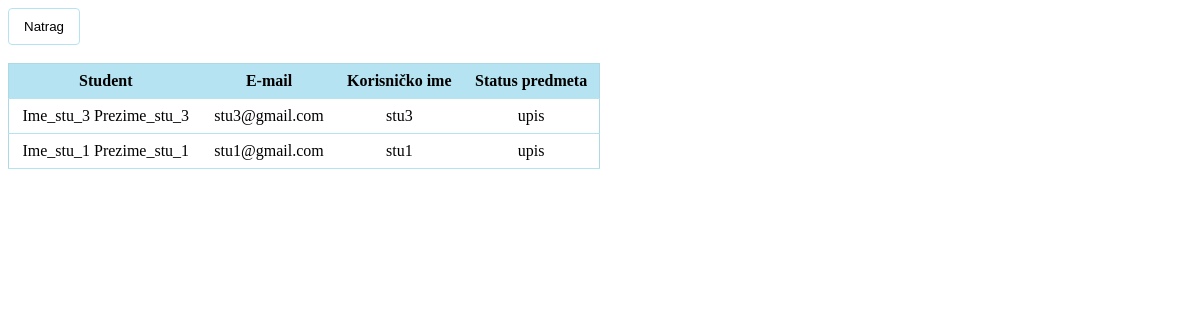
The app's page /studenti_predmet_upisani/1/ with its own data.
### app/models.py (models this page shows, shortened)
class Upisi(models.Model):
    student = models.ForeignKey(Korisnici, on_delete=models.CASCADE)
    predmet = models.ForeignKey(Predmeti, on_delete=models.CASCADE)
    STATUS = (('upis', 'upisan'), ('da', 'polozen'), ('ne', 'izgubio potpis'))
    status = models.CharField(max_length=64, choices=STATUS,null=True, blank=True, default='upis')

class Korisnici(AbstractUser):
    email = models.CharField(max_length=64)
    password = models.CharField(max_length=128)
    status = models.CharField(max_length=10, choices=(('none', 'None'),('redovni', 'Redovni'), ('izvanredni', 'Izvanredni')))
    uloga = models.CharField(max_length=20, choices=(('ADMIN', 'admin'),('PROF', 'profesor'),('STU', 'student')),null=True, blank=True)

### app/views.py (the view)
# urls.py: path('studenti_predmet_upisani/<int:subject_id>/', views.studenti_predmet_upisani, name='studenti_predmet_upisani'),
def studenti_predmet_upisani(request, subject_id):
    upisani = Upisi.objects.filter(predmet_id=subject_id)
    return render(request, 'studenti_predmet_upisani.html',{"data" : upisani})

### app/templates/studenti_predmet_upisani.html (shortened to what this page needs)
{% extends 'base.html' %}
{% block student_predmet_status %}
<button onclick="window.location.href='javascript:history.back()';">Natrag</button>
<br><br>
<table>
    <thead>
        <th>Student</th>
        <th>E-mail</th>
        <th>Korisničko ime</th>
        <th colspan="2">Status predmeta</th>
    </thead>
    <tbody>
        {% for upisani in data %}
            {% if upisani.status == 'upis' %}
            <tr>
                <td>{{ upisani.student.first_name }} {{ upisani.student.last_name }}</td>
                <td>{{ upisani.student.email }}</td>
                <td>{{ upisani.student.username }}</td>
                <td>{{ upisani.status }}</td>
            {% endif %}
        </tr>
        {% endfor %}
    </tbody>
</table>
{% endblock %}

### app/templates/base.html (style rules this page uses)
:root { --primary-color: #B6E3F1; --secondary-color: #C5F3C6; --accent-color: #E5D3E8; --highlight-color: #FAD9E9; --highlight2-color: #FDF3B5; --highlight3-color: #FFD6B0; }
button, input[type="submit"] { background-color: white; color: black; padding: 10px 15px; text-align: center; text-decoration: none; cursor: pointer; border: 1px solid var(--primary-color); border-radius: 4px; }
table { border-collapse: collapse; }
th, td { padding: 8px; border-bottom: 1px solid var(--primary-color); color: black; }
thead { background-color: var(--primary-color); color: black; }

### app/templates/studenti_predmet_upisani.html (style rules this page uses)
td { text-align: center; }
table { width: 50%; border: 1px solid lightblue; }

### records on screen
Upisi: student.first_name "Ime_stu_3", student.last_name "Prezime_stu_3", student.email "stu3@gmail.com", student.username "stu3", status "upis"
Upisi: student.first_name "Ime_stu_1", student.last_name "Prezime_stu_1", student.email "stu1@gmail.com", student.username "stu1", status "upis"
